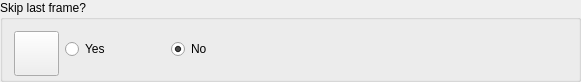
         <widget class="QGroupBox" name="groupBox_create_new_sequence_3">
          <property name="enabled">
           <bool>true</bool>
          </property>
          <property name="geometry">
           <rect>
            <x>490</x>
            <y>180</y>
            <width>581</width>
            <height>82</height>
           </rect>
          </property>
          <property name="sizePolicy">
           <sizepolicy hsizetype="Preferred" vsizetype="Maximum">
            <horstretch>0</horstretch>
            <verstretch>0</verstretch>
           </sizepolicy>
          </property>
          <property name="minimumSize">
           <size>
            <width>0</width>
            <height>80</height>
           </size>
          </property>
          <property name="title">
           <string>Skip last frame?</string>
          </property>
          <layout class="QHBoxLayout" name="horizontalLayout_17">
           <item>
            <layout class="QHBoxLayout" name="horizontalLayout_18">
             <item>
              <layout class="QHBoxLayout" name="horizontalLayout_5">
               <item>
                <widget class="QPushButton" name="create_sequence_btn_3">
                 <property name="minimumSize">
                  <size>
                   <width>45</width>
                   <height>45</height>
                  </size>
                 </property>
                 <property name="maximumSize">
                  <size>
                   <width>45</width>
                   <height>45</height>
                  </size>
                 </property>
                 <property name="text">
                  <string/>
                 </property>
                 <property name="icon">
                  <iconset>
                   <normaloff>images/skip_last.svg</normaloff>images/skip_last.svg</iconset>
                 </property>
                 <property name="iconSize">
                  <size>
                   <width>30</width>
                   <height>30</height>
                  </size>
                 </property>
                </widget>
               </item>
               <item>
                <widget class="QRadioButton" name="radioButton_skiplast_yes">
                 <property name="maximumSize">
                  <size>
                   <width>100</width>
                   <height>16777215</height>
                  </size>
                 </property>
                 <property name="text">
                  <string>Yes</string>
                 </property>
                </widget>
               </item>
               <item>
                <widget class="QRadioButton" name="radioButton_skiplast_no">
                 <property name="text">
                  <string>No</string>
                 </property>
                 <property name="checked">
                  <bool>true</bool>
                 </property>
                </widget>
               </item>
              </layout>
             </item>
            </layout>
           </item>
          </layout>
         </widget>
